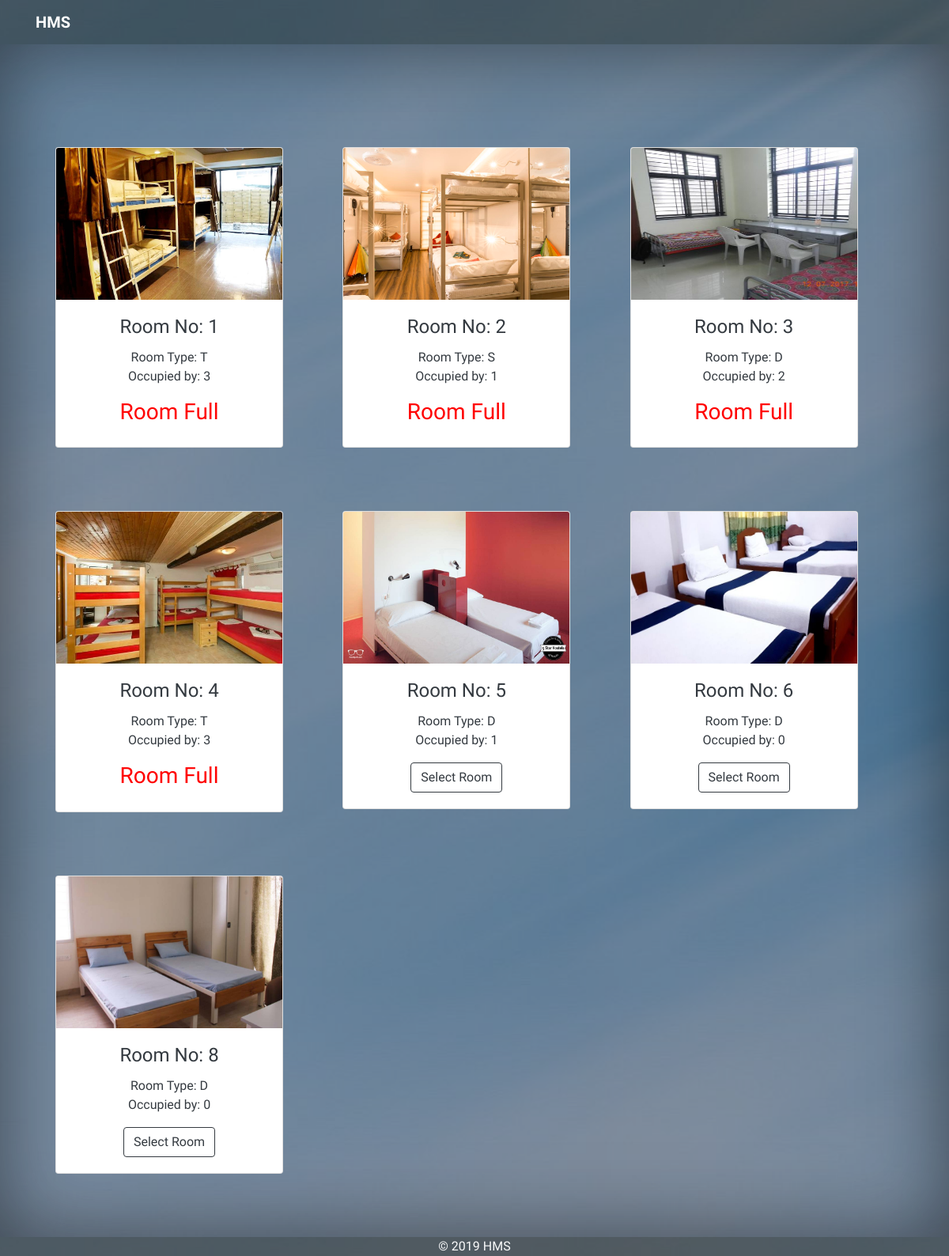
/changeroom/ (signed in), run on the app's committed database.
### accounts/models.py (models this page shows, shortened)
class Room(models.Model):
    no = models.CharField(max_length=5, default=None, unique=True)
    cover = models.ImageField(upload_to='images/')
    room_choice = [('S', 'Single Room'), ('D', 'Double Room'), ('T', 'Triple Room')]
    room_type = models.CharField(choices=room_choice, max_length=1, default=None)
    vacant = models.BooleanField(default=False)
    capacity = models.PositiveIntegerField(validators=[MinValueValidator(1), MaxValueValidator(4)])
    present = models.PositiveIntegerField(validators=[MaxValueValidator(4)], default=0, blank=True, null=True)

### accounts/views.py (the view)
# urls.py: path('changeroom/', views.room_change_view, name='changeroom'),
@login_required()
def room_change_view(request):
    rooms = Room.objects.all()
    obj = UserProfile.objects.get(user=request.user)
    roomdata = []
    for x in rooms:
        if x != obj.room:
            remains = x.capacity - x.present
            y = {'no': x.no, 'type': x.room_type, 'present': x.present, 'remains': remains, 'cover': x.cover}
            roomdata.append(y)
    context = {'roomdata': roomdata}
    return render(request, 'accounts/change_allrooms.html', context)

### accounts/templates/accounts/change_allrooms.html (shortened to what this page needs)
{% extends 'accounts/base.html' %}
{% block content %}
<div class="row" style="padding-top:10%">
    {% for y in roomdata %}
    <div class="col-sm-4" style="padding-bottom: 5rem;">
        <div class="card" style="width: 18rem;">
            <div style="max-width: 100%; height: 12rem;">
                <img src='{{ y.cover.url}}' class="card-img-top" alt="..." style="height:100%; max-width:100%;">
            </div>
            <div class="card-body">
                <h4 class="card-title text-dark">Room No: {{y.no}}</h4>
                <p class="card-text text-dark">Room Type: {{y.type}} <br>
                    Occupied by: {{y.present}}
                </p>
                <form method="POST" action="{% url 'roomchangeap' y.no %}"
                      onsubmit="myButton.disabled = true; return true;">
                    {% if y.remains > 0 %}
                    <button type="submit" class="btn btn-outline-dark">Select Room</button>
                    {% else %}
                    <h3 style="color: red;">Room Full</h3>
                    {% endif %}
                </form>
            </div>
        </div>
    </div>
    {% endfor %}
</div>
{% endblock %}

### data on the page
Room: shows a picture, no "1", type "T", present "3", shows "Room Full"
Room: shows a picture, no "2", type "S", present "1", shows "Room Full"
Room: shows a picture, no "3", type "D", present "2", shows "Room Full"
Room: shows a picture, no "4", type "T", present "3", shows "Room Full"
Room: shows a picture, no "5", type "D", present "1", shows "Select Room"
Room: shows a picture, no "6", type "D", present "0", shows "Select Room"
Room: shows a picture, no "8", type "D", present "0", shows "Select Room"
